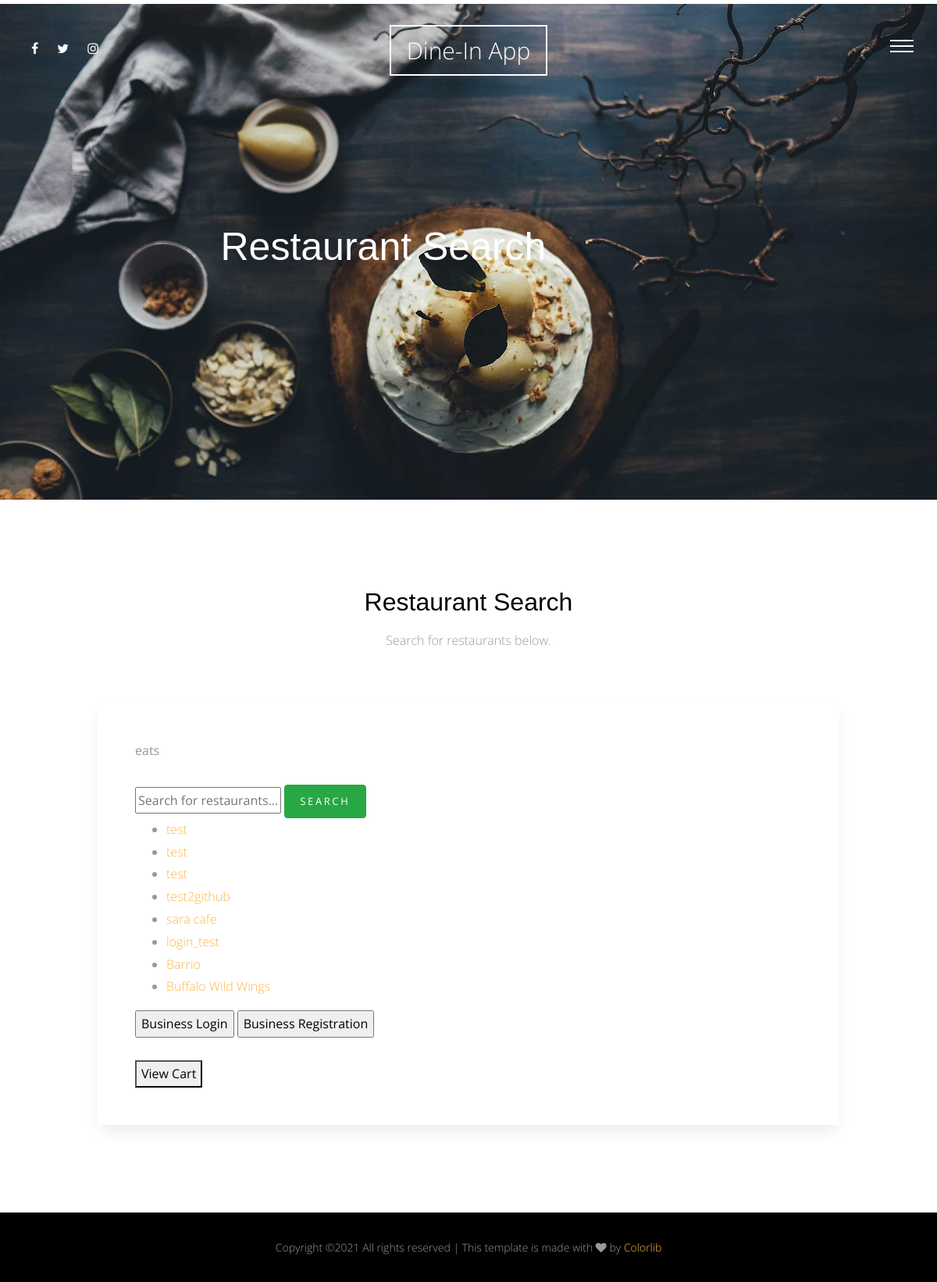
Page /website/restaurant/ on the committed database.
### website/models.py (models this page shows)
class Restaurant(models.Model):
    restaurant_name = models.CharField(max_length=200)
    restaurant_username = models.CharField(max_length=30)
    restaurant_password = models.CharField(max_length=50)

### website/views.py (the view)
# urls.py: path('restaurant/', views.search, name='restaurants'),
def search(request):
    restaurant_list = Restaurant.objects.all()
    if request.method == 'POST':
        form = SearchForm(request.POST)
        if form.is_valid():
            print(form.cleaned_data['restaurantsearch'])
            user_search = form.cleaned_data['restaurantsearch']
            matching_restaurants = Restaurant.objects.filter(restaurant_name__icontains=user_search)
            print(matching_restaurants)
            return render(request, 'website/searchbar.html', {'form' : form, 'matching_restaurants': matching_restaurants})
    else:
        form = SearchForm()
        return render(request, 'website/restaurants.html', {'form' : form, 'restaurant_list': restaurant_list})

### website/forms.py
class SearchForm(forms.Form):
    restaurantsearch = forms.CharField(label='Restaurant Name',max_length=50, required=True)

### website/templates/website/restaurants.html (shortened to what this page needs)
{% extends 'base.html' %}
{% load static %}
{% block body %}
      <div class="main-wrap">
        <div class="cover_1 cover_sm">
          <div class="img_bg" style="background-image: url({% static 'site_static/img/slider-1.jpg' %})" data-stellar-background-ratio="0.5">
            <div class="container">
              <div class="row align-items-center justify-content-center">
                <div class="col-md-7" data-aos="fade-up">
                  <h2 class="heading">Restaurant Search</h2>
                </div>
              </div>
            </div>
          </div>
        </div>
        <div class="section" data-aos="fade-up">
          <div class="container">
            <div class="row justify-content-center mb-5">
              <div class="col-md-8  text-center">
                <h2 class="mb-3">Restaurant Search</h2>
                <p class="lead">Search for restaurants below.</p>
              </div>
            </div>
            <div class="row justify-content-center">
              <div class="col-md-10 p-5 form-wrap">
<b>{% block title %}eats{% endblock %}<br><br></b>
<form method="post">
    {% block content %}
    <form method="POST" class="form-group">
    <input id="restaurantsearch" type="text" placeholder="Search for restaurants..."name="restaurantsearch" maxlength="100" required >
    <button type="submit" class="btn btn-success">Search</button>
    </form>
    {% endblock %}
</form>
{% if restaurant_list %}
    <ul>
    {% for restaurant in restaurant_list %}
        <li><a href="/website/restaurant/user/{{ restaurant.id }}/">{{ restaurant.restaurant_name }}</a></li>
    {% endfor %}
    </ul>
{% else %}
    <p>No restaurants are available.</p>
{% endif %}
<form id="poo">
    <input type="button" value="Business Login" onclick="document.location.href = '/website/accounts/login/'">
    <input type="button" value="Business Registration" onclick="document.location.href = '/website/accounts/register/'"><br><br>
    <button onclick="location.href = '/website/order_summary/';">View Cart</button>
</form>
</div>
            </div>
          </div>
        </div>
      </div>
            </div>
{% endblock body %}

### static/site_static/css/style.css (style rules this page uses)
html { overflow-x: hidden; }
body { background: #fff; font-family: "Open Sans", cursive; font-size: 16px; line-height: 1.8; font-weight: 300; color: #999999; }
a { -webkit-transition: .3s all ease; -o-transition: .3s all ease; transition: .3s all ease; text-decoration: none; }
h1, h2, h3, h4, h5 { color: #000; font-family: "Playfair Display", Arial, sans-serif; }
.btn, .form-control { outline: none; }
.btn { font-size: 13px; text-transform: uppercase; letter-spacing: .2em; }
.lead { font-size: 16px; }
.section { padding: 7em 0; }
.form-wrap { padding: 40px; background: #fff; -webkit-box-shadow: 0 10px 20px -5px rgba(0, 0, 0, 0.1); box-shadow: 0 10px 20px -5px rgba(0, 0, 0, 0.1); }
.cover_1 { position: relative; }
.cover_1 .img_bg { background-repeat: no-repeat; background-size: cover !important; background-position: center center; }
.cover_1 .img_bg, .cover_1 .img_bg > .container > .row { min-height: 700px; height: 100vh; }
.cover_1.cover_sm .img_bg, .cover_1.cover_sm .img_bg > .container > .row { min-height: 600px; height: 80vh; }
.cover_1 .heading { color: white; font-weight: 300; font-size: 30px; line-height: 1.5; }
@media (min-width: 768px) { .cover_1 .heading { font-size: 50px; line-height: 1.5; } }

### rows in the picture
Restaurant: restaurant_name "test"
Restaurant: restaurant_name "test"
Restaurant: restaurant_name "test"
Restaurant: restaurant_name "test2github"
Restaurant: restaurant_name "sara cafe"
Restaurant: restaurant_name "login_test"
Restaurant: restaurant_name "Barrio"
Restaurant: restaurant_name "Buffalo Wild Wings"
